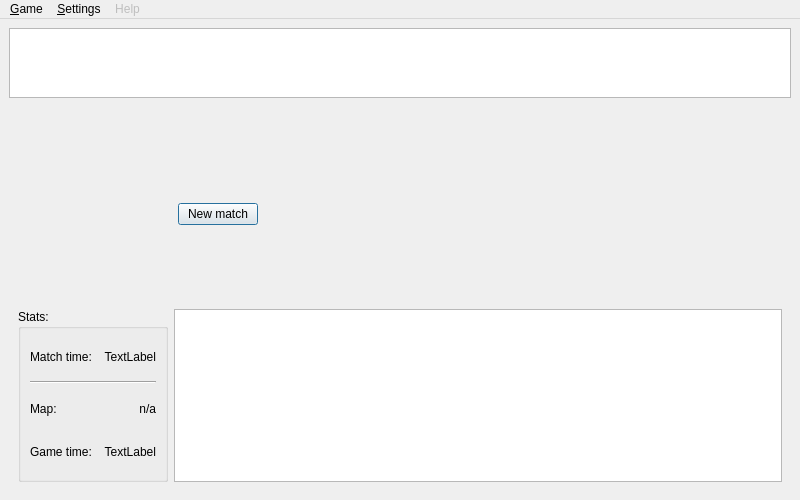
<ui version="4.0" >
 <class>FormMain</class>
 <widget class="QMainWindow" name="FormMain" >
  <property name="geometry" >
   <rect>
    <x>0</x>
    <y>0</y>
    <width>800</width>
    <height>500</height>
   </rect>
  </property>
  <property name="minimumSize" >
   <size>
    <width>800</width>
    <height>500</height>
   </size>
  </property>
  <property name="windowTitle" >
   <string>OpenOrbiter</string>
  </property>
  <widget class="QWidget" name="centralwidget" >
   <layout class="QVBoxLayout" >
    <property name="margin" >
     <number>9</number>
    </property>
    <property name="spacing" >
     <number>6</number>
    </property>
    <item>
     <widget class="MapView" name="graphicsMap" >
      <property name="verticalScrollBarPolicy" >
       <enum>Qt::ScrollBarAlwaysOff</enum>
      </property>
      <property name="horizontalScrollBarPolicy" >
       <enum>Qt::ScrollBarAlwaysOff</enum>
      </property>
      <property name="interactive" >
       <bool>false</bool>
      </property>
      <property name="renderHints" >
       <set>QPainter::Antialiasing|QPainter::TextAntialiasing</set>
      </property>
     </widget>
    </item>
    <item>
     <widget class="FrameMapBack" name="frameMapBack" >
      <property name="sizePolicy" >
       <sizepolicy>
        <hsizetype>3</hsizetype>
        <vsizetype>3</vsizetype>
        <horstretch>0</horstretch>
        <verstretch>0</verstretch>
       </sizepolicy>
      </property>
      <property name="minimumSize" >
       <size>
        <width>200</width>
        <height>200</height>
       </size>
      </property>
      <widget class="FrameMap" name="frameMap" >
       <property name="geometry" >
        <rect>
         <x>110</x>
         <y>40</y>
         <width>198</width>
         <height>139</height>
        </rect>
       </property>
       <layout class="QGridLayout" >
        <property name="margin" >
         <number>9</number>
        </property>
        <property name="spacing" >
         <number>6</number>
        </property>
        <item row="1" column="2" >
         <spacer>
          <property name="orientation" >
           <enum>Qt::Horizontal</enum>
          </property>
          <property name="sizeHint" >
           <size>
            <width>40</width>
            <height>20</height>
           </size>
          </property>
         </spacer>
        </item>
        <item row="1" column="1" >
         <widget class="QPushButton" name="buttonResume" >
          <property name="text" >
           <string>New match</string>
          </property>
          <property name="checkable" >
           <bool>false</bool>
          </property>
          <property name="autoDefault" >
           <bool>true</bool>
          </property>
          <property name="default" >
           <bool>true</bool>
          </property>
         </widget>
        </item>
        <item row="2" column="1" >
         <spacer>
          <property name="orientation" >
           <enum>Qt::Vertical</enum>
          </property>
          <property name="sizeHint" >
           <size>
            <width>20</width>
            <height>40</height>
           </size>
          </property>
         </spacer>
        </item>
        <item row="1" column="0" >
         <spacer>
          <property name="orientation" >
           <enum>Qt::Horizontal</enum>
          </property>
          <property name="sizeHint" >
           <size>
            <width>40</width>
            <height>20</height>
           </size>
          </property>
         </spacer>
        </item>
        <item row="0" column="1" >
         <spacer>
          <property name="orientation" >
           <enum>Qt::Vertical</enum>
          </property>
          <property name="sizeHint" >
           <size>
            <width>20</width>
            <height>40</height>
           </size>
          </property>
         </spacer>
        </item>
       </layout>
      </widget>
     </widget>
    </item>
    <item>
     <widget class="QFrame" name="frameStats" >
      <property name="sizePolicy" >
       <sizepolicy>
        <hsizetype>1</hsizetype>
        <vsizetype>1</vsizetype>
        <horstretch>0</horstretch>
        <verstretch>0</verstretch>
       </sizepolicy>
      </property>
      <layout class="QHBoxLayout" >
       <property name="margin" >
        <number>9</number>
       </property>
       <property name="spacing" >
        <number>6</number>
       </property>
       <item>
        <widget class="QGroupBox" name="groupBox" >
         <property name="sizePolicy" >
          <sizepolicy>
           <hsizetype>0</hsizetype>
           <vsizetype>1</vsizetype>
           <horstretch>0</horstretch>
           <verstretch>0</verstretch>
          </sizepolicy>
         </property>
         <property name="title" >
          <string>Stats:</string>
         </property>
         <layout class="QGridLayout" >
          <property name="margin" >
           <number>9</number>
          </property>
          <property name="spacing" >
           <number>6</number>
          </property>
          <item row="2" column="0" >
           <widget class="QLabel" name="label_2" >
            <property name="text" >
             <string>Map:</string>
            </property>
           </widget>
          </item>
          <item row="0" column="0" >
           <widget class="QLabel" name="label" >
            <property name="text" >
             <string>Match time:</string>
            </property>
           </widget>
          </item>
          <item row="2" column="1" colspan="2" >
           <widget class="QLabel" name="labelMapName" >
            <property name="text" >
             <string>n/a</string>
            </property>
            <property name="textFormat" >
             <enum>Qt::PlainText</enum>
            </property>
            <property name="alignment" >
             <set>Qt::AlignRight|Qt::AlignTrailing|Qt::AlignVCenter</set>
            </property>
           </widget>
          </item>
          <item row="0" column="2" >
           <widget class="QLabel" name="labelMatchTime" >
            <property name="text" >
             <string>TextLabel</string>
            </property>
            <property name="alignment" >
             <set>Qt::AlignRight|Qt::AlignTrailing|Qt::AlignVCenter</set>
            </property>
           </widget>
          </item>
          <item row="3" column="0" colspan="2" >
           <widget class="QLabel" name="label_3" >
            <property name="text" >
             <string>Game time:</string>
            </property>
           </widget>
          </item>
          <item row="3" column="2" >
           <widget class="QLabel" name="labelGameTime" >
            <property name="text" >
             <string>TextLabel</string>
            </property>
            <property name="alignment" >
             <set>Qt::AlignRight|Qt::AlignTrailing|Qt::AlignVCenter</set>
            </property>
           </widget>
          </item>
          <item row="1" column="0" colspan="3" >
           <widget class="Line" name="line" >
            <property name="orientation" >
             <enum>Qt::Horizontal</enum>
            </property>
           </widget>
          </item>
         </layout>
        </widget>
       </item>
       <item>
        <widget class="QTableView" name="tableStats" >
         <property name="sizePolicy" >
          <sizepolicy>
           <hsizetype>5</hsizetype>
           <vsizetype>0</vsizetype>
           <horstretch>0</horstretch>
           <verstretch>0</verstretch>
          </sizepolicy>
         </property>
         <property name="focusPolicy" >
          <enum>Qt::NoFocus</enum>
         </property>
         <property name="contextMenuPolicy" >
          <enum>Qt::CustomContextMenu</enum>
         </property>
         <property name="editTriggers" >
          <set>QAbstractItemView::NoEditTriggers</set>
         </property>
         <property name="selectionMode" >
          <enum>QAbstractItemView::NoSelection</enum>
         </property>
        </widget>
       </item>
      </layout>
     </widget>
    </item>
   </layout>
  </widget>
  <widget class="QMenuBar" name="menubar" >
   <property name="geometry" >
    <rect>
     <x>0</x>
     <y>0</y>
     <width>800</width>
     <height>27</height>
    </rect>
   </property>
   <widget class="QMenu" name="menuHelp" >
    <property name="enabled" >
     <bool>false</bool>
    </property>
    <property name="title" >
     <string>Help</string>
    </property>
   </widget>
   <widget class="QMenu" name="menuGame" >
    <property name="title" >
     <string>&amp;Game</string>
    </property>
    <addaction name="actionNewMatch" />
    <addaction name="separator" />
    <addaction name="actionQuit" />
   </widget>
   <widget class="QMenu" name="menuSettings" >
    <property name="title" >
     <string>&amp;Settings</string>
    </property>
    <widget class="QMenu" name="menuStatistics" >
     <property name="title" >
      <string>S&amp;tatistics</string>
     </property>
     <addaction name="actionShowStats" />
     <addaction name="separator" />
     <addaction name="actionShowAverageSpeed" />
     <addaction name="actionShowFrags" />
     <addaction name="actionShowLosses" />
     <addaction name="actionShowPlayTime" />
     <addaction name="actionShowTopSpeed" />
     <addaction name="actionShowWay" />
     <addaction name="actionShowWins" />
     <addaction name="separator" />
     <addaction name="actionShowAll" />
     <addaction name="actionShowNone" />
    </widget>
    <addaction name="actionFullScreenMode" />
    <addaction name="menuStatistics" />
    <addaction name="separator" />
    <addaction name="actionPreferences" />
   </widget>
   <addaction name="menuGame" />
   <addaction name="menuSettings" />
   <addaction name="menuHelp" />
  </widget>
  <action name="actionQuit" >
   <property name="text" >
    <string>&amp;Quit</string>
   </property>
  </action>
  <action name="actionNewMatch" >
   <property name="text" >
    <string>&amp;New match</string>
   </property>
   <property name="font" >
    <font/>
   </property>
  </action>
  <action name="actionFullScreenMode" >
   <property name="checkable" >
    <bool>true</bool>
   </property>
   <property name="text" >
    <string>&amp;Full Screen Mode</string>
   </property>
  </action>
  <action name="actionShowStats" >
   <property name="checkable" >
    <bool>true</bool>
   </property>
   <property name="checked" >
    <bool>true</bool>
   </property>
   <property name="text" >
    <string>&amp;Show statistics bar</string>
   </property>
  </action>
  <action name="actionShowFrags" >
   <property name="checkable" >
    <bool>true</bool>
   </property>
   <property name="text" >
    <string>&amp;Frags</string>
   </property>
  </action>
  <action name="actionShowWins" >
   <property name="checkable" >
    <bool>true</bool>
   </property>
   <property name="text" >
    <string>Wins</string>
   </property>
  </action>
  <action name="actionShowLosses" >
   <property name="checkable" >
    <bool>true</bool>
   </property>
   <property name="text" >
    <string>Losses</string>
   </property>
  </action>
  <action name="actionShowTopSpeed" >
   <property name="checkable" >
    <bool>true</bool>
   </property>
   <property name="text" >
    <string>Top speed</string>
   </property>
  </action>
  <action name="actionShowAverageSpeed" >
   <property name="checkable" >
    <bool>true</bool>
   </property>
   <property name="text" >
    <string>Average speed</string>
   </property>
  </action>
  <action name="actionShowWay" >
   <property name="checkable" >
    <bool>true</bool>
   </property>
   <property name="text" >
    <string>Way</string>
   </property>
  </action>
  <action name="actionShowPlayTime" >
   <property name="checkable" >
    <bool>true</bool>
   </property>
   <property name="text" >
    <string>Play time</string>
   </property>
  </action>
  <action name="actionShowAll" >
   <property name="text" >
    <string>Show all</string>
   </property>
  </action>
  <action name="actionShowNone" >
   <property name="text" >
    <string>Hide all</string>
   </property>
  </action>
  <action name="actionPreferences" >
   <property name="text" >
    <string>&amp;Preferences</string>
   </property>
  </action>
 </widget>
 <customwidgets>
  <customwidget>
   <class>MapView</class>
   <extends>QGraphicsView</extends>
   <header>../src/mapview.h</header>
  </customwidget>
  <customwidget>
   <class>FrameMap</class>
   <extends>QFrame</extends>
   <header>../src/frame_map.h</header>
  </customwidget>
  <customwidget>
   <class>FrameMapBack</class>
   <extends>QFrame</extends>
   <header>../src/frame_mapback.h</header>
  </customwidget>
 </customwidgets>
 <resources/>
 <connections>
  <connection>
   <sender>actionQuit</sender>
   <signal>activated()</signal>
   <receiver>FormMain</receiver>
   <slot>close()</slot>
   <hints>
    <hint type="sourcelabel" >
     <x>-1</x>
     <y>-1</y>
    </hint>
    <hint type="destinationlabel" >
     <x>319</x>
     <y>239</y>
    </hint>
   </hints>
  </connection>
 </connections>
</ui>
